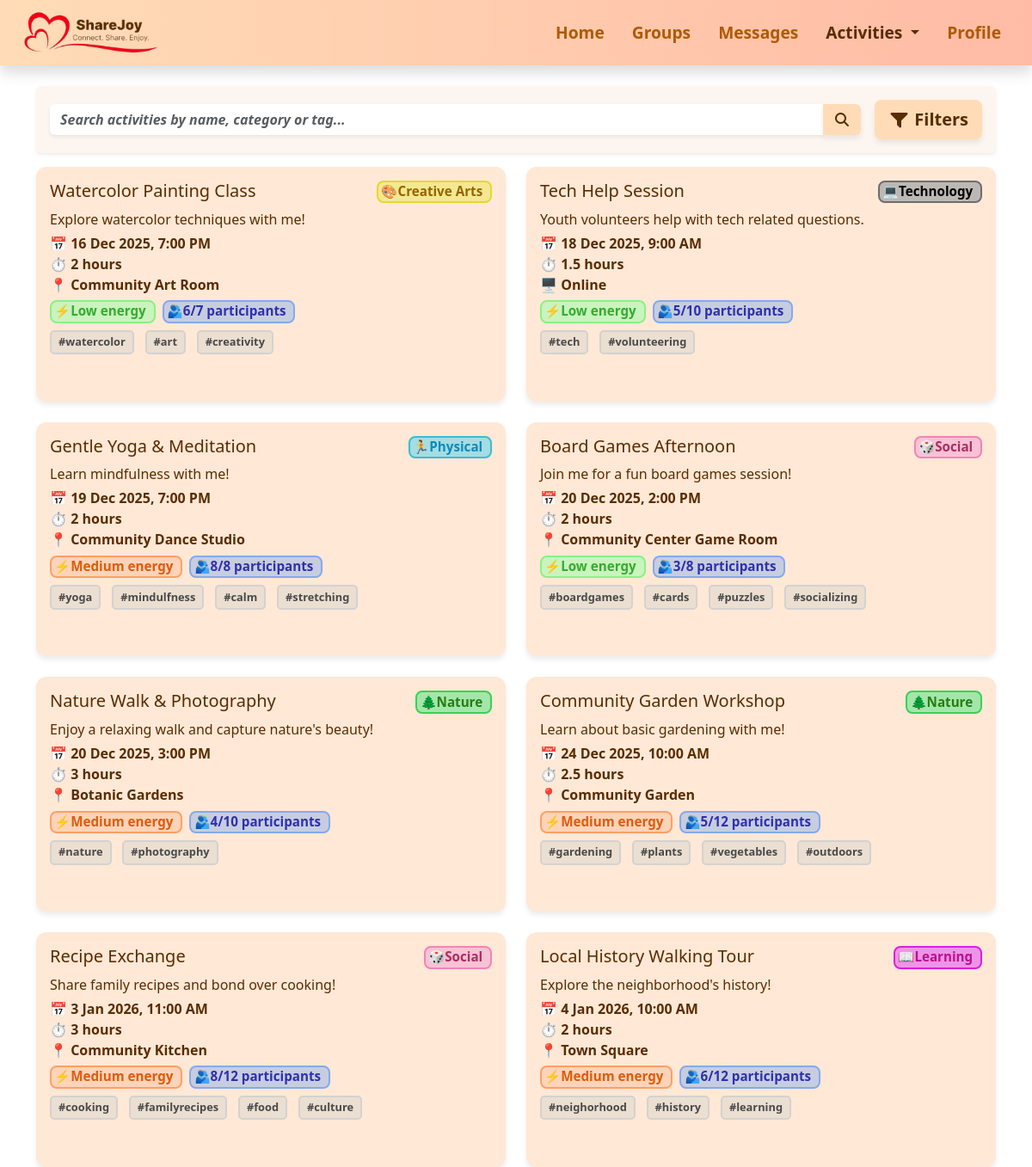
/explore, run on the app's committed database.
### activities.py (models this page shows)
class Activity(db.Model):
    id = db.Column(db.Integer, primary_key=True)
    name = db.Column(db.String(120), nullable=False)
    description = db.Column(db.Text, nullable=False)
    type = db.Column(db.String(50), nullable=False)
    date = db.Column(db.String(50))
    time = db.Column(db.String(50))
    duration = db.Column(db.String(50))
    location = db.Column(db.String(120))
    energy = db.Column(db.String(20))
    participants = db.Column(db.Integer, default=0)
    max_participants = db.Column(db.Integer)
    tags = db.Column(db.String(200))
    format_type = db.Column(db.String(20))
    creator = db.Column(db.String(50), default="me")

### app.py (the view)
@app.route("/explore")
def explore():
    query = Activity.query
    search = request.args.get("search")
    if search:
        query = query.filter(
            (Activity.name.ilike(f"%{search}%")) |
            (Activity.type.ilike(f"%{search}%")) |
            (Activity.tags.ilike(f"%{search}%"))
        )
    category = request.args.get("category")
    if category:
        query = query.filter_by(type=category)
    energy = request.args.get("energy")
    if energy:
        query = query.filter_by(energy=energy)
    format_type = request.args.get("format")
    if format_type:
        query = query.filter_by(format_type=format_type)
    activities = query.order_by(Activity.date.asc()).all()
    for activity in activities:
        activity.tags = activity.tags.split(",") if activity.tags else []
    return render_template("explore.html", activities=activities)

### templates/explore.html (shortened to what this page needs)
{% extends "base.html" %}
{% block extra_css %}
<link rel="stylesheet" href="{{ url_for('static', filename='css/activities.css') }}">
<link rel="stylesheet" href="{{ url_for('static', filename='css/explore.css') }}">
{% endblock %}
{% block content %}
<div class="p-3 mb-3 rounded shadow-sm box1">
    <div class="d-flex flex-column flex-md-row align-items-start align-items-md-center gap-2">
        <form method="get" class="flex-grow-1 mb-2 mb-md-0 box2 rounded">
            <div class="input-group">
                <input type="text" name="search" class="form-control shadow-sm searchbar"
                    placeholder="Search activities by name, category or tag..."
                    value="{{ request.args.get('search', '') }}">
                <button class="btn search-btn" type="submit">
                    <i class="fa-solid fa-magnifying-glass"></i>
                </button>
            </div>
        </form>
        <button id="toggle-filters" class="btn btn-lg fw-semibold mt-2 mt-md-0 ms-md-2">
            <i class="fa-solid fa-filter"></i> Filters
        </button>
    </div>
</div>
<div class="row g-4">
    {% if activities %}
    {% for activity in activities %}
    <div class="col-md-6">
        <div class="activity-card position-relative h-100">
            <div class="d-flex flex-column flex-sm-row justify-content-between align-items-start spacing">
                <h5 class="mb-0">{{ activity.name }}</h5>
                {% if activity.type == 'Creative Arts' %}
                <span class="badge badge-creativearts category-badge mb-2 mb-sm-0">🎨Creative Arts</span>
                {% elif activity.type == 'Social' %}
                <span class="badge badge-social category-badge mb-2 mb-sm-0">🎲Social</span>
                {% elif activity.type == 'Learning' %}
                <span class="badge badge-learning category-badge mb-2 mb-sm-0">📖Learning</span>
                {% elif activity.type == 'Physical' %}
                <span class="badge badge-physical category-badge mb-2 mb-sm-0">🏃Physical</span>
                {% elif activity.type == 'Nature' %}
                <span class="badge badge-nature category-badge mb-2 mb-sm-0">🌲Nature</span>
                {% elif activity.type == 'Technology' %}
                <span class="badge badge-technology category-badge mb-2 mb-sm-0">💻Technology</span>
                {% endif %}
            </div>
            <p>{{ activity.description }}</p>
            <div class="row fw-semibold spacing">
                <div class="col-12">📅 {{ activity.date }}, {{ activity.time }}</div>
                <div class="col-12">⏱ {{ activity.duration }}</div>
                <div class="col-12">
                    {% if activity.format_type == 'Online' or activity.location.lower() == 'online' %}
                    🖥️ Online
                    {% else %}
                    📍 {{ activity.location }}
                    {% endif %}
                </div>
            </div>
            <div class="d-flex flex-wrap gap-2 spacing">
                <span class="badge
                        {% if activity.energy == 'Low' %}energy-low
                        {% elif activity.energy == 'Medium' %}energy-medium
                        {% elif activity.energy == 'High' %}energy-high
                        {% endif %}">
                    ⚡{{ activity.energy }} energy
                </span>
                <span class="badge participants">🫂{{ activity.participants }}/{{ activity.max_participants }}
                    participants</span>
            </div>
            <div class="activity-tags spacing">
                {% for tag in activity.tags %}
                <span>#{{ tag }}</span>
                {% endfor %}
            </div>
        </div>
    </div>
    {% endfor %}
    {% else %}
    <div class="col-12">
        <div class="alert alert-info text-center fw-semibold">
            No activities found.
        </div>
    </div>
    {% endif %}
</div>
{% endblock %}

### templates/base.html (shortened to what this page needs)
<!doctype html>
<html lang="en">
<head>
    <link href="https://cdn.jsdelivr.net/npm/bootstrap@5.3.8/dist/css/bootstrap.min.css" rel="stylesheet">
    <link rel="stylesheet" href="{{ url_for('static', filename='css/navbar.css') }}">
    <link rel="stylesheet" href="{{ url_for('static', filename='css/base.css') }}">
    <link rel="stylesheet" href="https://cdnjs.cloudflare.com/ajax/libs/font-awesome/7.0.1/css/all.min.css">
    {% block extra_css %}{% endblock %}
</head>
<body>
    {% include "navbar.html" %}
    <div class="container mt-4">
        {% block content %}{% endblock %}
    </div>
</body>
</html>

### templates/navbar.html (shortened to what this page needs)
<nav class="navbar navbar-expand-md sticky-top shadow">
    <div class="container-fluid align-items-center">
        <a class="navbar-brand ms-3" href="{{ url_for('home') }}"><img
                src="{{ url_for('static', filename='images/navbar.png') }}" alt="ShareJoy" height="50"></a>
        <div class="collapse navbar-collapse" id="navbarNav">
            <ul class="navbar-nav ms-auto">
                <li class="nav-item">
                    <a class="nav-link me-3 fw-bold {% if request.endpoint == 'home' %}active{% endif %}"
                        href="{{ url_for('home') }}">Home</a>
                </li>
                <li class="nav-item">
                    <a class="nav-link me-3 fw-bold {% if request.endpoint == 'groups' %}active{% endif %}"
                        href="{{ url_for('groups') }}">Groups</a>
                </li>
                <li class="nav-item">
                    <a class="nav-link me-3 fw-bold {% if request.endpoint == 'messages' %}active{% endif %}"
                        href="{{ url_for('messages') }}">Messages</a>
                </li>
                <li class="nav-item dropdown">
                    <a class="nav-link me-3 dropdown-toggle fw-bold {% if request.endpoint in ['activities', 'explore', 'schedule'] %}active{% endif %}"
                        href="#" id="activitiesDropdown" role="button" data-bs-toggle="dropdown">
                        Activities
                    </a>
                </li>
                <li class="nav-item">
                    <a class="nav-link me-3 fw-bold {% if request.endpoint == 'profile' %}active{% endif %}"
                        href="{{ url_for('profile') }}">Profile</a>
                </li>
            </ul>
        </div>
    </div>
</nav>

### static/css/navbar.css (style rules this page uses)
.navbar, .dropdown-menu { background: linear-gradient(90deg, #FFDCB7, #ffbba5); border: none; box-shadow: 0 4px 8px rgba(0, 0, 0, 0.1); }
.navbar .nav-link, .dropdown-item { font-size: 1.2rem; color: #ad5b02; transition: color 0.3s ease, transform 0.3s ease; }
.active, .nav-link:hover, .dropdown-item:hover { color: #582D00 !important; background-color: transparent !important; }

### static/css/base.css (style rules this page uses)
body { color: #582D00; }

### static/css/activities.css (style rules this page uses)
.activity-card { background: #ffe8d6; border-radius: 12px; padding: 1rem; margin-bottom: 1.8rem; box-shadow: 0 4px 6px rgba(0, 0, 0, 0.08); transition: transform 0.2s, box-shadow 0.2s; }
.activity-card p { margin-bottom: 0.25rem; }
.spacing { margin-bottom: 0.4rem; }
.badge { font-size: 0.8rem; padding: 0.2rem 0.55rem 0.25rem 0.2rem; border-radius: 8px; font-weight: 600; }
.badge-creativearts { background: #F3E892; border: 2px solid #E8D72D; color: #956400; }
.badge-social { background: #F8C2D6; border: 2px solid #F284B8; color: #AC2E5F; }
.badge-learning { background: #EE94E7; border: 2px solid #DC1EDC; color: #BA118D; }
.badge-physical { background: #A4DDE2; border: 2px solid #38BED1; color: #0D8AC0; }
.badge-nature { background: #A4E6AA; border: 2px solid #38D255; color: #267D13; }
.badge-technology { background: #BCB8B4; border: 2px solid #6E6D6C; color: #000; }
.energy-low { background: #C9F4BE; border: 2px solid #8AF183; color: #35AC2E; }
.energy-medium { background: #FDD4B9; border: 2px solid #FDA066; color: #DC5C0D; }
.activity-tags span { background: #EBDFD2; border: 2px solid #D4D2CF; padding: 0.15rem 0.5rem 0.2rem; font-size: 0.8rem; color: #494949; margin: 0 0.3rem 0.2rem 0; font-weight: 600; border-radius: 5px; }
.activity-tags { display: flex; flex-wrap: wrap; gap: 0.5rem; margin-top: 0.5rem; }
.participants { background: #C7CDE0; border: 2px solid #85A9ED; color: #2E30AC; }

### static/css/explore.css (style rules this page uses)
.badge { font-size: 0.95rem; }
#toggle-filters { background-color: #FFDCB7; color: #582D00; border: none; box-shadow: 0 4px 6px rgba(0, 0, 0, 0.08); }
input::placeholder { font-style: italic; font-weight: 600; color: #582D00; }
.search-btn { background-color: #FFDCB7; color: #582D00; border: none; box-shadow: 0 4px 6px rgba(0, 0, 0, 0.08); font-weight: 600; }
.searchbar { background-color: transparent !important; border: none !important; }
.box2 { background-color: #FFFFFF; color: #582D00; }
.box1 { background-color: #FDF6F0; color: #582D00; }

### data on the page
Activity: name "Watercolor Painting Class", type "🎨Creative Arts", description "Explore watercolor techniques with me!", date "16 Dec 2025", time "7:00 PM", duration "2 hours", location "Community Art Room", energy "Low", participants "6", max_participants "7", tags "watercolor" "art" "creativity"
Activity: name "Tech Help Session", type "💻Technology", description "Youth volunteers help with tech related questions.", date "18 Dec 2025", time "9:00 AM", duration "1.5 hours", format_type "🖥️ Online", energy "Low", participants "5", max_participants "10", tags "tech" "volunteering"
Activity: name "Gentle Yoga & Meditation", type "🏃Physical", description "Learn mindfulness with me!", date "19 Dec 2025", time "7:00 PM", duration "2 hours", location "Community Dance Studio", energy "Medium", participants "8", max_participants "8", tags "yoga" "mindulfness" "calm" "stretching"
Activity: name "Board Games Afternoon", type "🎲Social", description "Join me for a fun board games session!", date "20 Dec 2025", time "2:00 PM", duration "2 hours", location "Community Center Game Room", energy "Low", participants "3", max_participants "8", tags "boardgames" "cards" "puzzles" "socializing"
Activity: name "Nature Walk & Photography", type "🌲Nature", description "Enjoy a relaxing walk and capture nature's beauty!", date "20 Dec 2025", time "3:00 PM", duration "3 hours", location "Botanic Gardens", energy "Medium", participants "4", max_participants "10", tags "nature" "photography"
Activity: name "Community Garden Workshop", type "🌲Nature", description "Learn about basic gardening with me!", date "24 Dec 2025", time "10:00 AM", duration "2.5 hours", location "Community Garden", energy "Medium", participants "5", max_participants "12", tags "gardening" "plants" "vegetables" "outdoors"
Activity: name "Recipe Exchange", type "🎲Social", description "Share family recipes and bond over cooking!", date "3 Jan 2026", time "11:00 AM", duration "3 hours", location "Community Kitchen", energy "Medium", participants "8", max_participants "12", tags "cooking" "familyrecipes" "food" "culture"
Activity: name "Local History Walking Tour", type "📖Learning", description "Explore the neighborhood's history!", date "4 Jan 2026", time "10:00 AM", duration "2 hours", location "Town Square", energy "Medium", participants "6", max_participants "12", tags "neighorhood" "history" "learning"
